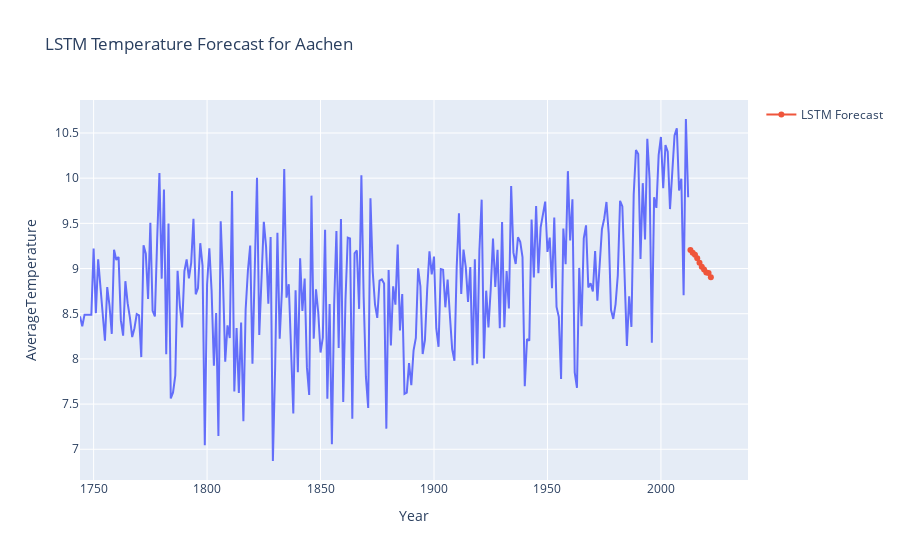

Notebook code cell kept with this figure:
### Code cell
# Get the last 10 years to start forecasting
last_10_years = df_yearly["ScaledTemp"].values[-time_steps:].reshape(1, time_steps, 1)

# Predict next 10 years
predictions = []
for _ in range(10):
    next_pred = model.predict(last_10_years)[0, 0]  # Extract single value
    
    # Append the predicted value and reshape correctly
    next_pred_reshaped = np.array([[next_pred]]).reshape(1, 1, 1)  # Convert to 3D
    
    # Update input sequence (shift left and add new value at the end)
    last_10_years = np.concatenate((last_10_years[:, 1:, :], next_pred_reshaped), axis=1)
    
    predictions.append(next_pred)

# Convert predictions back to original temperature scale
future_years = np.arange(df_yearly["Year"].max() + 1, df_yearly["Year"].max() + 11)
predicted_temps = scaler.inverse_transform(np.array(predictions).reshape(-1, 1))

# Create a DataFrame for forecasted values
forecast_df = pd.DataFrame({"Year": future_years, "Predicted_Temperature": predicted_temps.flatten()})

# Plot results
fig = px.line(df_yearly, x="Year", y="AverageTemperature", title="LSTM Temperature Forecast for Aachen")
fig.add_scatter(x=forecast_df["Year"], y=forecast_df["Predicted_Temperature"], mode='lines+markers', name="LSTM Forecast")
fig.show()

### Figure 1 — Plotly figure (JSON) as saved in the notebook; plotly's stock layout.template omitted (floating-point values rounded to 4 significant figures; data arrays with more than 128 entries replaced by an {"elided": "..."} marker saying what was removed)
{"data": [{"hovertemplate": "Year=%{x}<br>AverageTemperature=%{y}<extra></extra>", "legendgroup": "", "line": {"color": "#636efa", "dash": "solid"}, "marker": {"symbol": "circle"}, "mode": "lines", "name": "", "orientation": "v", "showlegend": false, "type": "scatter", "x": {"elided": "269 int values"}, "xaxis": "x", "y": {"elided": "269 float values"}, "yaxis": "y"}, {"mode": "lines+markers", "name": "LSTM Forecast", "type": "scatter", "x": [2013, 2014, 2015, 2016, 2017, 2018, 2019, 2020, 2021, 2022], "y": [9.205, 9.174, 9.151, 9.114, 9.064, 9.019, 8.989, 8.955, 8.951, 8.904]}], "layout": {"legend": {"tracegroupgap": 0}, "title": {"text": "LSTM Temperature Forecast for Aachen"}, "xaxis": {"anchor": "y", "domain": [0, 1], "title": {"text": "Year"}}, "yaxis": {"anchor": "x", "domain": [0, 1], "title": {"text": "AverageTemperature"}}}}
